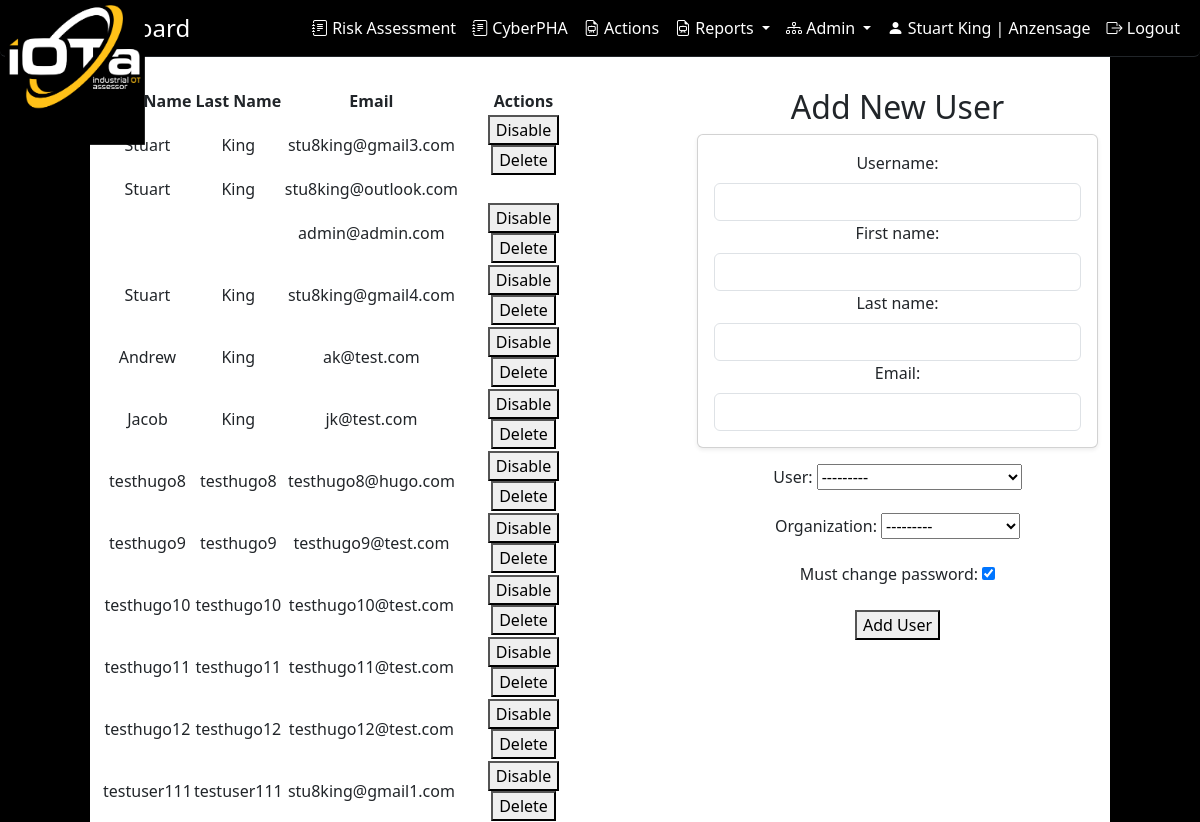
/OTRisk/admin_users/ (signed in), run on the app's committed database.
### accounts/models.py (models this page shows, shortened)
class UserProfile(models.Model):
    user = models.OneToOneField(User, on_delete=models.CASCADE)
    organization = models.ForeignKey(Organization, on_delete=models.CASCADE)
    must_change_password = models.BooleanField(default=True)
    class Meta:
        db_table = 'userprofile'
        managed = True

class Organization(models.Model):
    id = models.AutoField(primary_key=True)
    name = models.CharField(max_length=255)
    address = models.TextField(null=True, blank=True)
    address2 = models.TextField(null=True, blank=True)
    city = models.TextField(null=True, blank=True)
    state = models.TextField(null=True, blank=True)
    zip = models.TextField(null=True, blank=True)
    country = models.TextField(null=True, blank=True)
    subscription_type = models.ForeignKey(SubscriptionType, on_delete=models.SET_NULL, null=True, blank=True)
    subscription_status = models.BooleanField(default=False)
    subscription_start = models.DateField(null=True, blank=True)
    subscription_end = models.DateField(null=True, blank=True)
    class Meta:
        db_table = 'organization'
        managed = True
    def __str__(self):
        return self.name

### OTRisk/views.py (the view)
# urls.py: path('admin_users/', views.admin_users, name='admin_users'),
@login_required
def admin_users(request):
    current_user_profile = UserProfile.objects.get(user=request.user)
    organization = current_user_profile.organization
    user_profiles = UserProfile.objects.filter(organization=organization)
    if request.method == 'POST':
        user_form = UserForm(request.POST)
        profile_form = UserProfileForm(request.POST)
        if user_form.is_valid() and profile_form.is_valid():
            password = generate_password()
            user = user_form.save(commit=False)
            user.set_password(password)  # Set the password correctly
            user.last_login = None  # Set last_login to Non
            user.save()
            current_user_profile = UserProfile.objects.get(user=request.user)
            organization = current_user_profile.organization
            UserProfile.objects.create(user=user, organization=organization)
            send_password_email(user.email, password)
            return redirect('/OTRisk/admin_users')
    else:
        user_form = UserForm()
        profile_form = UserProfileForm()
        current_user_profile = UserProfile.objects.get(user=request.user)
        organization = current_user_profile.organization
        user_profiles = UserProfile.objects.filter(organization=organization)
    return render(request, 'admin_users.html',
                  {'user_form': user_form, 'profile_form': profile_form, 'user_profiles': user_profiles})

### OTRisk/forms.py
class UserForm(forms.ModelForm):
    username = forms.CharField(widget=forms.TextInput(attrs={'class': 'form-control'}))
    first_name = forms.CharField(widget=forms.TextInput(attrs={'class': 'form-control'}))
    last_name = forms.CharField(widget=forms.TextInput(attrs={'class': 'form-control'}))
    email = forms.EmailField(widget=forms.EmailInput(attrs={'class': 'form-control'}))
    is_superuser = forms.BooleanField(required=False, widget=forms.CheckboxInput(attrs={'class': 'form-check-input'}))
    is_active = forms.BooleanField(required=False, widget=forms.CheckboxInput(attrs={'class': 'form-check-input'}))
    class Meta:
        model = User
        fields = ['username', 'first_name', 'last_name', 'email', 'is_superuser', 'is_active']

class UserProfileForm(forms.ModelForm):
    class Meta:
        model = UserProfile
        fields = '__all__'

### OTRisk/templates/OTRisk/admin_users.html (shortened to what this page needs)
{% extends "base.html" %}
{% block content %}
    <div class="row" style="height: 80px;">
</div>
<div class="row">
    <div class="col-md-10 bg-white" style="text-align: center"><h5></h5></div>
    <div class="col-md-1 bg-black"></div>
</div>
<div class="row">
<div class="col-md-1 bg-black"></div>
<div class = "col-md-10">
    <div class="row">
        <div class="col-md-6 bg-white" style="text-align: center">
            <table id="usersTable" class="display">
                <thead>
                    <tr>
                        <th>First Name</th>
                        <th>Last Name</th>
                        <th>Email</th>
                        <th>Actions</th>
                    </tr>
                </thead>
                <tbody>
                    {% for user_profile in user_profiles %}
                    <tr>
                        <td>{{ user_profile.user.first_name }}</td>
                        <td>{{ user_profile.user.last_name }}</td>
                        <td>{{ user_profile.user.email }}</td>
                        <td>
                            {% if user_profile.user.id != request.user.id %}
                                <button class="disable-btn" data-user-id="{{ user_profile.user.id }}">Disable</button>
                                <button class="delete-btn" data-user-id="{{ user_profile.user.id }}">Delete</button>
                            {% endif %}
                        </td>
                    </tr>
                    {% endfor %}
                </tbody>
            </table>
        </div>
        <div class="col-md-1 bg-white"></div>
        <div class="col-md-5 bg-white" style="text-align: center">
            {% if user.is_superuser %}
                <h2>Add New User</h2>
                    <form method="post">
                        <div class="card mb-3 shadow-sm">
                            <div class="card-body">
                                {{ user_form.username.label_tag }} {{ user_form.username }}
                                {{ user_form.first_name.label_tag }} {{ user_form.first_name }}
                                {{ user_form.last_name.label_tag }} {{ user_form.last_name }}
                                {{ user_form.email.label_tag }} {{ user_form.email }}
                            </div>
                        </div>
                        {{ profile_form.as_p }}
                        <button type="submit" id="submitButton">Add User</button>
                    </form>
            {% else %}
                <h2>Your Information</h2>
                <p>First Name: {{ user.first_name }}</p>
                <p>Last Name: {{ user.last_name }}</p>
                <p>Email: {{ user.email }}</p>
            {% endif %}
        </div>
    </div>
</div>
    <div class="col-md-1 bg-black"></div>
</div>
{% endblock %}

### OTRisk/templates/OTRisk/base.html (shortened to what this page needs)
{% load static %}
<!DOCTYPE html>
<html>
<head>
    <link rel="stylesheet" href="https://stackpath.bootstrapcdn.com/bootstrap/4.1.1/css/bootstrap.min.css">
    <link rel="stylesheet" href="https://cdnjs.cloudflare.com/ajax/libs/bootstrap-select/1.13.1/css/bootstrap-select.min.css">
    <link href="https://cdn.jsdelivr.net/npm/bootstrap-icons@1.7.1/font/bootstrap-icons.css" rel="stylesheet">
    <link rel="stylesheet" type="text/css" href="https://cdn.datatables.net/1.11.3/css/jquery.dataTables.css">
     {% load django_bootstrap5 %}
     {% bootstrap_css %}
</head>
<body>
<nav class="navbar navbar-expand-lg navbar-scroll fixed-top shadow-0 border-bottom border-dark rounded">
  <div class="container-fluid d-flex justify-content-between">
   <a class="navbar-brand" href="{% url 'OTRisk:dashboardhome' %}"><img src="/static/images/logo1-2.jpg" style="height: 140px; width: 140px" class="navbar-logo" alt="">  </a>
      <h4 class="my-auto text-center flex-grow-1"><font color="white">Dashboard</font></h4>
    <div class="collapse navbar-collapse" id="navbarSupportedContent">
      <ul class="navbar-nav ms-auto">
        <li class="nav-item">
          <a class="nav-link" href="{% url 'OTRisk:qraw' %}"><i class="bi bi-journal-text"></i> Risk Assessment</a>
        </li>
        <li class="nav-item">
          <a class="nav-link" href="{% url 'OTRisk:iotaphamanager' %}"><i class="bi bi-journal-text"></i> CyberPHA</a>
        </li>
          <li class="nav-item">
          <a class="nav-link" href="{% url 'OTRisk:ra_actions_view' %}" tabindex="-1" ><i class="bi-file-earmark-easel"></i> Actions</a>
        </li>
        <li class="nav-item dropdown">
            <a class="nav-link dropdown-toggle" href="#" id="navbarDropdown" role="button" data-bs-toggle="dropdown" aria-expanded="false">
                <i class="bi-file-earmark-easel"></i> Reports
              </a>
        </li>
        <li class="nav-item dropdown">
            <a class="nav-link dropdown-toggle" href="#" id="navbarDropdown" role="button" data-bs-toggle="dropdown" aria-expanded="false">
                <i class="bi bi-diagram-3"></i> Admin
              </a>
        </li>
        <li class="nav-item">
            <a class="nav-link" href="{% url 'accounts:profile' %}">
                <i class="bi bi-person-fill"></i> {{ user.first_name }} {{ user.last_name }} | {{ user.userprofile.organization.name }}
            </a>
        </li>
          <li class="nav-item">
            <a class="nav-link" href="{% url 'logout' %}">
                <i class="bi bi-box-arrow-right"></i> Logout
            </a>
        </li>
      </ul>
    </div>
  </div>
</nav>
    {% block content %}{% endblock %}
</body>
</html>

### OTRisk/templates/OTRisk/base.html (style rules this page uses)
.navbar-scroll .nav-link, .navbar-scroll .navbar-toggler-icon, .navbar-scroll .navbar-brand { color: #ffffff; }
.navbar-scroll { background-color: #000000; text-decoration-color: #FFFFFF; }
.navbar-scrolled .nav-link, .navbar-scrolled .navbar-toggler-icon, .navbar-scroll .navbar-brand { color: #262626; }
.navbar-logo { position: absolute; top: 5px; left: 5px; height: 100px; z-index: 10; }

### data on the page
UserProfile: user.first_name "Stuart", user.last_name "King", user.email "stu8king@gmail3.com"
UserProfile: user.first_name "Stuart", user.last_name "King", user.email "stu8king@outlook.com"
UserProfile: user.email "admin@admin.com"
UserProfile: user.first_name "Stuart", user.last_name "King", user.email "stu8king@gmail4.com"
UserProfile: user.first_name "Andrew", user.last_name "King", user.email "ak@test.com"
UserProfile: user.first_name "Jacob", user.last_name "King", user.email "jk@test.com"
UserProfile: user.first_name "testhugo8", user.last_name "testhugo8", user.email "testhugo8@hugo.com"
UserProfile: user.first_name "testhugo9", user.last_name "testhugo9", user.email "testhugo9@test.com"
UserProfile: user.first_name "testhugo10", user.last_name "testhugo10", user.email "testhugo10@test.com"
UserProfile: user.first_name "testhugo11", user.last_name "testhugo11", user.email "testhugo11@test.com"
UserProfile: user.first_name "testhugo12", user.last_name "testhugo12", user.email "testhugo12@test.com"
UserProfile: user.first_name "testuser111", user.last_name "testuser111", user.email "stu8king@gmail1.com"

### other printed values
{{ user.first_name }} "Stuart"
{{ user.last_name }} "King"
{{ user.userprofile.organization.name }} "Anzensage"
{{ user_form.username.label_tag }} "Username:"
{{ user_form.first_name.label_tag }} "First name:"
{{ user_form.last_name.label_tag }} "Last name:"
{{ user_form.email.label_tag }} "Email:"
